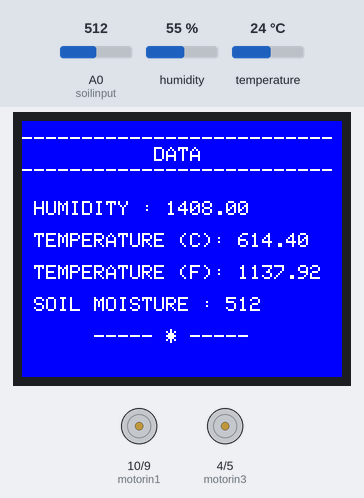
Recording of a sketch running on a simulated Arduino Uno, built with avr-gcc and run on an emulated ATmega328P. Shown: 160×128 colour display, motor-driver pin pairs drawn as motors (green arrow = first pin HIGH = forward, orange = second pin HIGH = backward, longer = more drive, scaled by the enable pin). Wiring (inferred from the names in the program): DHT11 sensor: data pin 8. Inputs (shaded band) come from the test bench; at power-on: temperature 24 °C, A0 (soilinput) = 512, humidity 55 %. What the sketch prints to the serial monitor is not drawn.

Above: at 14.0 s.
14.1 s: temperature set to 0 °C
At 22.8 s:
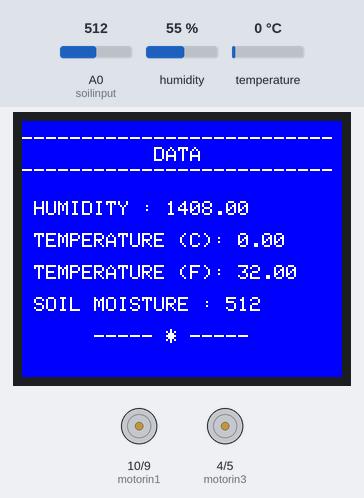
24.4 s: A0 (soilinput) set to 582
31.5 s: A0 (soilinput) set to 610
At 39.2 s:
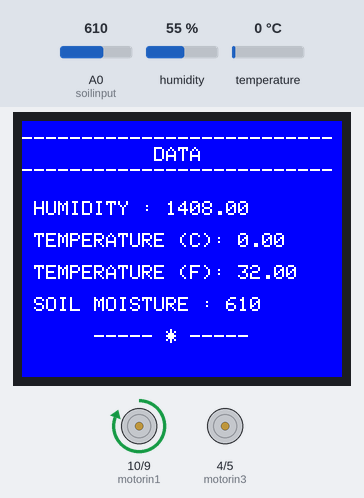
40.3 s: temperature set to 1.8 °C
At 42.3 s:
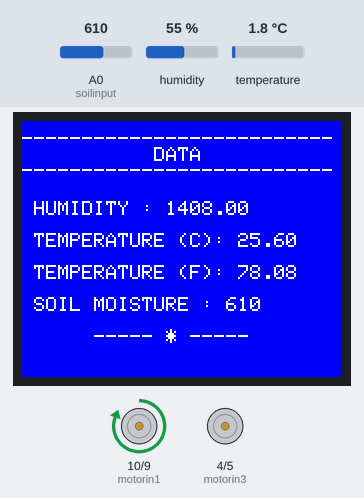
44.1 s: temperature set to 2.2 °C
At 51.3 s:
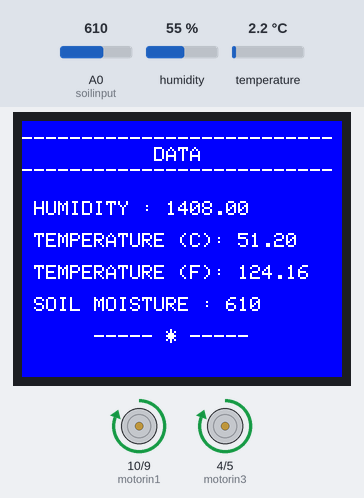
52.3 s: A0 (soilinput) set to 469
At 54.7 s:
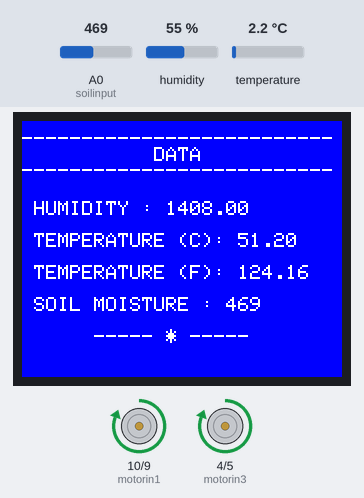
56.1 s: A0 (soilinput) set to 440
At 64.1 s:
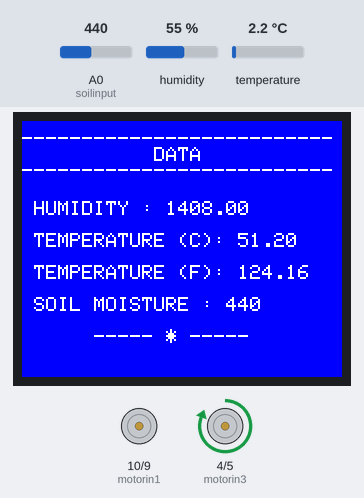
Timing chart, 0 to 65.6 s (numbered marks = the images above; inputs shaded):
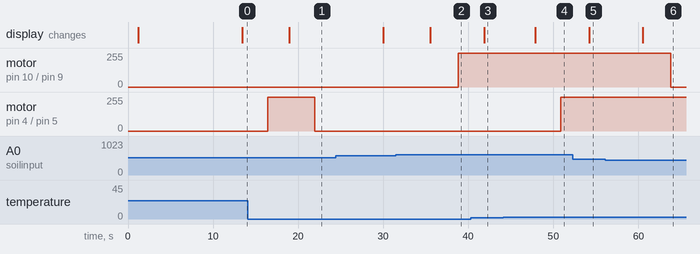

Measured:
- the behaviour switches between 599 and 600 on A0 (soilinput) (found by bisection; images 1 and 2)
- the behaviour switches between 1.9 and 2 °C on temperature (found by bisection; images 3 and 4)
- the behaviour switches between 451 and 450 on A0 (soilinput) (found by bisection; images 5 and 6)
- after the input at 14.1 s, the display: changes after 4.9 s (image 1)
- after the input at 31.5 s, motor on pin 10 (motorin1) / pin 9 (motorin2): stopped → forward 255/255 after 7.3 s; the display: changes after 4.0 s (image 2)
- after the input at 40.3 s, the display: changes after 1.6 s (image 3)
- after the input at 44.1 s, motor on pin 4 (motorin3) / pin 5 (motorin4): stopped → forward 255/255 after 6.8 s; the display: changes after 3.8 s (image 4)
- after the input at 52.3 s, the display: changes after 1.9 s (image 5)
- after the input at 56.1 s, motor on pin 10 (motorin1) / pin 9 (motorin2): forward 255/255 → stopped after 7.7 s; the display: changes after 4.4 s (image 6)

The sketch:

ity_Temperature_SensorWith_MotorDriver_TFTScreen_And_Arduino.ino
```cpp
/*
   Author: Towqir Ahmed Shaem
   Department : Applied Physics, Electronics and Communication Engineering,CU
   Company : Stellarbd, CDA Avenue, Chittagong, 4000, Bangladesh
   Postion : Sub Junior Embedded System  Engineer
   Mobile : 01521401124
   Email : tpwqirahmedshaem@gmail.com
   Git : https://gitlab.com/Shaem
*/

#include "DHT.h"
#include <Adafruit_GFX.h>
#include "SPI.h"
#include "Adafruit_ST7735.h"

#define TFT_vcc 6
#define TFT_led 0
#define TFT_CS A1
#define TFT_RST A2
#define TFT_DC  A3
#define TFT_SDA 11
#define TFT_SCK 13
DHT dht;
#define soilinput A0
#define soilvcc 12
#define motorenable 3
#define motorin1 10
#define motorin2 9
#define motorenableb 6
#define motorin3 4
#define motorin4 5
#define tempinput 8
#define tempvcc 7

int data;
int tempdata;
float mv;
float temperature;
int block = 0;
int tempblock = 0;

Adafruit_ST7735 tft = Adafruit_ST7735(TFT_CS, TFT_DC, TFT_RST);

void setup() {
  pinMode(tempinput, INPUT);
  pinMode(motorin1, OUTPUT);
  pinMode(motorin2, OUTPUT);
  pinMode(motorin3, OUTPUT);
  pinMode(motorin4, OUTPUT);
  pinMode(tempvcc, OUTPUT);
  pinMode(soilvcc, OUTPUT);
  pinMode(soilinput, INPUT);
  digitalWrite(soilvcc, HIGH);
  digitalWrite(tempvcc, HIGH);

  Serial.begin(9600);
  dht.setup(tempinput);

  tft.initR(INITR_BLACKTAB);
  tft.setRotation(3);
  tft.fillScreen(ST7735_BLUE);
  tft.setTextSize(2);
  tft.setCursor(30,40);
  tft.println("WELCOME");
  delay(1000);
  tft.fillScreen(ST7735_BLUE);
  tft.setTextSize(1);
  tft.setCursor(10, 10);
  tft.println("  TOWQIR AHMED SHAEM\n");
  tft.println("         APECE,CU\n");
  tft.println("   SUB JUNIOR ENGINEER\n");
  tft.println("  STELLARBD, CHITTAGONG\n");
  tft.println("   https://gitlab/Shaem\n");
  tft.println("       01521401124\n");
  tft.println("towqirahmedshaem@gmail.com\n");
  delay(10000);

}

void loop()
{
  /*
     SOIL Sensor Reading..
     Very High- 320
     High- 340
     Medium- 365
     Low- 400
     Very Low- 600
  */

  delay(dht.getMinimumSamplingPeriod());
  Serial.println("----------------------------------------------------------------------");
  Serial.println("Status\tHumidity (%)\tTemperature (C)\tTemperature (F)\tSoil Mooisture");

  float humidity = dht.getHumidity();
  float temperature = dht.getTemperature();
  data = analogRead(soilinput);

  Serial.print(dht.getStatusString());
  Serial.print("\t");
  Serial.print(humidity, 1);
  Serial.print("\t\t");
  Serial.print(temperature, 1);
  Serial.print("\t\t");
  Serial.print(dht.toFahrenheit(temperature), 1);
  Serial.print("\t\t");
  Serial.println(data);
  Serial.println("----------------------------------------------------------------------");

  tft.fillScreen(ST7735_BLUE);
  tft.setTextColor(ST7735_WHITE);
  tft.setCursor(0,5);
  tft.println("--------------------------");
  tft.println("           DATA");
  tft.println("--------------------------");
  tft.setTextColor(ST7735_WHITE);
  tft.setCursor(0,40);
  tft.print(" HUMIDITY : ");
  tft.println(humidity);
  tft.println();
  tft.print(" TEMPERATURE (C): ");
  tft.println(temperature);
  tft.println();
  tft.print(" TEMPERATURE (F): ");
  tft.println(dht.toFahrenheit(temperature));
  tft.println();
  tft.print(" SOIL MOISTURE : ");
  tft.println(data);
  tft.println();
  tft.println("      ----- * -----");
  delay(3000);


  if (temperature < 25) {
    /*
       Temperatue is very LOW
       AC Stop
    */
    Serial.println("Temperature is Very LOW");
    Serial.println("AC OFF");
    analogWrite(motorenableb, 0);
    tempblock = 0;
    delay(300);
  }
  if (temperature > 25 && temperature < 35 && tempblock == 1) {
    /*
       Temmperature is Medium Level
       AC ON but Medium Speed
    */
    Serial.println("Temperature is Medium Level");
    Serial.println("AC ON, Medium Speed");
    analogWrite(motorenableb, 180);
    digitalWrite(motorin3, HIGH);
    digitalWrite(motorin4, LOW);
    delay(300);
  }
  if (temperature > 35) {
    /*
       Temperature is very HIGH
       AC ON
    */
    Serial.println("Temperature is Very High");
    Serial.println("AC ON , High Speed");
    analogWrite(motorenableb, 255); // Full speed
    digitalWrite(motorin3, HIGH);
    digitalWrite(motorin4, LOW);
    delay(300);
    tempblock = 1;
  }

  if (data <= 320 ) {
    /* This function is used for turing on the motor to decrease water level */
    Serial.println("Soil Moisture Is Very High");
    Serial.println("Motor on to decrease the water level");
    analogWrite(motorenable, 255);
    digitalWrite(motorin1, LOW);
    digitalWrite(motorin2, HIGH);
    delay(800);
    block = -1;
  }
  else if (data > 320 && data < 360 && block == -1) {
    /*
    */
    Serial.println("Soil Moisture High Level");
    Serial.println("Motor on to decrease the water level");
    analogWrite(motorenable, 255);
    digitalWrite(motorin1, LOW);
    digitalWrite(motorin2, HIGH);
    delay(800);

  }
  else if (data >= 370 && data <= 450) {
    /*
       Motor Stop,Because water level is good
    */
    Serial.println("Soil Moisture Is At Room Moisture Level");
    Serial.println("Motor Stop ");
    analogWrite(motorenable, 0);
    delay(800);
    block = 0;
  }
  else if (data <= 600 && data >= 450 && block == 1) {
    /*
       Low
    */
    Serial.println("Soil Moisture is Low");
    Serial.println("Motor on to increase water level");
    analogWrite(motorenable, 255);
    digitalWrite(motorin1, HIGH);
    digitalWrite(motorin2, LOW);
    delay(800);
  }
  else if (data >= 600) {
    /*
       Very low
    */
    Serial.println("Soil Moisture is Very Low");
    Serial.println("Motor on to increase water level");
    analogWrite(motorenable, 255);
    digitalWrite(motorin1, HIGH);
    digitalWrite(motorin2, LOW);
    delay(800);
    block = 1;
  }
  Serial.println();
  Serial.println();
  Serial.println();
}
```

DHT.cpp
```cpp
// (licence header left out)
#include "DHT.h"

void DHT::setup(uint8_t pin, DHT_MODEL_t model)
{
  DHT::pin = pin;
  DHT::model = model;
  DHT::resetTimer(); // Make sure we do read the sensor in the next readSensor()

  if ( model == AUTO_DETECT) {
    DHT::model = DHT22;
    readSensor();
    if ( error == ERROR_TIMEOUT ) {
      DHT::model = DHT11;
      // Warning: in case we auto detect a DHT11, you should wait at least 1000 msec
      // before your first read request. Otherwise you will get a time out error.
    }
  }
}

void DHT::resetTimer()
{
  DHT::lastReadTime = millis() - 3000;
}

float DHT::getHumidity()
{
  readSensor();
  return humidity;
}

float DHT::getTemperature()
{
  readSensor();
  return temperature;
}

#ifndef OPTIMIZE_SRAM_SIZE

const char* DHT::getStatusString()
{
  switch ( error ) {
    case DHT::ERROR_TIMEOUT:
      return "TIMEOUT";

    case DHT::ERROR_CHECKSUM:
      return "CHECKSUM";

    default:
      return "OK";
  }
}

#else

// At the expense of 26 bytes of extra PROGMEM, we save 11 bytes of
// SRAM by using the following method:

prog_char P_OK[]       PROGMEM = "OK";
prog_char P_TIMEOUT[]  PROGMEM = "TIMEOUT";
prog_char P_CHECKSUM[] PROGMEM = "CHECKSUM";

const char *DHT::getStatusString() {
  prog_char *c;
  switch ( error ) {
    case DHT::ERROR_CHECKSUM:
      c = P_CHECKSUM; break;

    case DHT::ERROR_TIMEOUT:
      c = P_TIMEOUT; break;

    default:
      c = P_OK; break;
  }

  static char buffer[9];
  strcpy_P(buffer, c);

  return buffer;
}

#endif

void DHT::readSensor()
{
  // Make sure we don't poll the sensor too often
  // - Max sample rate DHT11 is 1 Hz   (duty cicle 1000 ms)
  // - Max sample rate DHT22 is 0.5 Hz (duty cicle 2000 ms)
  unsigned long startTime = millis();
  if ( (unsigned long)(startTime - lastReadTime) < (model == DHT11 ? 999L : 1999L) ) {
    return;
  }
  lastReadTime = startTime;

  temperature = NAN;
  humidity = NAN;

  // Request sample

  digitalWrite(pin, LOW); // Send start signal
  pinMode(pin, OUTPUT);
  if ( model == DHT11 ) {
    delay(18);
  }
  else {
    // This will fail for a DHT11 - that's how we can detect such a device
    delayMicroseconds(800);
  }

  pinMode(pin, INPUT);
  digitalWrite(pin, HIGH); // Switch bus to receive data

  // We're going to read 83 edges:
  // - First a FALLING, RISING, and FALLING edge for the start bit
  // - Then 40 bits: RISING and then a FALLING edge per bit
  // To keep our code simple, we accept any HIGH or LOW reading if it's max 85 usecs long

  uint16_t rawHumidity = 0;
  uint16_t rawTemperature = 0;
  uint16_t data = 0;

  for ( int8_t i = -3 ; i < 2 * 40; i++ ) {
    byte age;
    startTime = micros();

    do {
      age = (unsigned long)(micros() - startTime);
      if ( age > 90 ) {
        error = ERROR_TIMEOUT;
        return;
      }
    }
    while ( digitalRead(pin) == (i & 1) ? HIGH : LOW );

    if ( i >= 0 && (i & 1) ) {
      // Now we are being fed our 40 bits
      data <<= 1;

      // A zero max 30 usecs, a one at least 68 usecs.
      if ( age > 30 ) {
        data |= 1; // we got a one
      }
    }

    switch ( i ) {
      case 31:
        rawHumidity = data;
        break;
      case 63:
        rawTemperature = data;
        data = 0;
        break;
    }
  }

  // Verify checksum

  if ( (byte)(((byte)rawHumidity) + (rawHumidity >> 8) + ((byte)rawTemperature) + (rawTemperature >> 8)) != data ) {
    error = ERROR_CHECKSUM;
    return;
  }

  // Store readings

  if ( model == DHT11 ) {
    humidity = rawHumidity >> 8;
    temperature = rawTemperature >> 8;
  }
  else {
    humidity = rawHumidity * 0.1;

    if ( rawTemperature & 0x8000 ) {
      rawTemperature = -(int16_t)(rawTemperature & 0x7FFF);
    }
    temperature = ((int16_t)rawTemperature) * 0.1;
  }

  error = ERROR_NONE;
}
```

DHT.h
```cpp
// (licence header left out)
#ifndef dht_h
#define dht_h

#if ARDUINO < 100
  #include <WProgram.h>
#else
  #include <Arduino.h>
#endif

class DHT
{
public:

  typedef enum {
    AUTO_DETECT,
    DHT11,
    DHT22,
    AM2302,  // Packaged DHT22
    RHT03    // Equivalent to DHT22
  }
  DHT_MODEL_t;

  typedef enum {
    ERROR_NONE = 0,
    ERROR_TIMEOUT,
    ERROR_CHECKSUM
  }
  DHT_ERROR_t;

  void setup(uint8_t pin, DHT_MODEL_t model=AUTO_DETECT);
  void resetTimer();

  float getTemperature();
  float getHumidity();

  DHT_ERROR_t getStatus() { return error; };
  const char* getStatusString();

  DHT_MODEL_t getModel() { return model; }

  int getMinimumSamplingPeriod() { return model == DHT11 ? 1000 : 2000; }

  int8_t getNumberOfDecimalsTemperature() { return model == DHT11 ? 0 : 1; };
  int8_t getLowerBoundTemperature() { return model == DHT11 ? 0 : -40; };
  int8_t getUpperBoundTemperature() { return model == DHT11 ? 50 : 125; };

  int8_t getNumberOfDecimalsHumidity() { return 0; };
  int8_t getLowerBoundHumidity() { return model == DHT11 ? 20 : 0; };
  int8_t getUpperBoundHumidity() { return model == DHT11 ? 90 : 100; };

  static float toFahrenheit(float fromCelcius) { return 1.8 * fromCelcius + 32.0; };
  static float toCelsius(float fromFahrenheit) { return (fromFahrenheit - 32.0) / 1.8; };

protected:
  void readSensor();

  float temperature;
  float humidity;

  uint8_t pin;

private:
  DHT_MODEL_t model;
  DHT_ERROR_t error;
  unsigned long lastReadTime;
};

#endif /*dht_h*/
```
